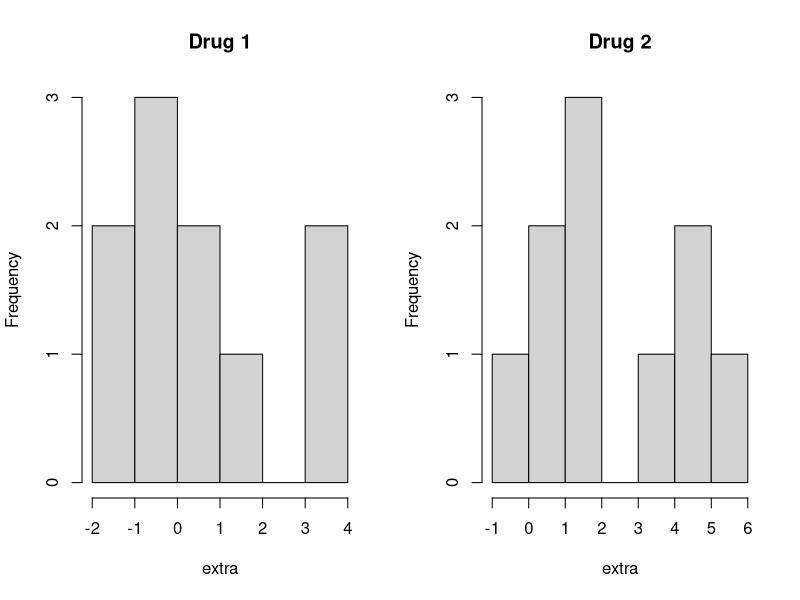
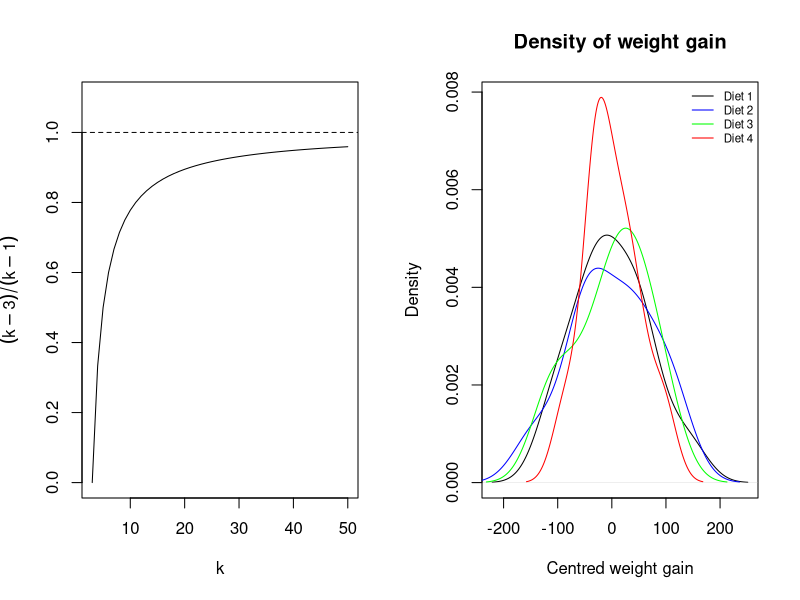

These charts were generated, in order, by the following R code:
## ---- chunk 1
par(mfrow=c(1, 2))
sleep.1 <- sleep[sleep$group == 1, "extra"]
sleep.2 <- sleep[sleep$group == 2, "extra"]
hist(sleep.1, xlab="extra", ylab="Frequency", main="Drug 1")
hist(sleep.2, xlab="extra", ylab="Frequency", main="Drug 2")
## ---- chunk 2
summary(sleep.1)
summary(sleep.2)
## ---- chunk 3
v1 <- var(sleep[sleep$group==1, "extra"])
v2 <- var(sleep[sleep$group==2, "extra"])
cat(paste("Variance of group 1:", v1, "\n"))
cat(paste("Variance of group 2:", v2, "\n"))
cat(paste("The ratio of variances is: ", v1/v2, "\n"))
## ---- chunk 4
k <- seq(from=3, to=50)
ratio <- (k - 3)/(k - 1)
plot(k, ratio, type="l", ylim=c(0, 1.1), 
     xlab="k", ylab=expression((k-3)/(k-1)))
abline(h=1, lty=2)
## ---- chunk 5
dfs <- tapply(sleep$extra, sleep$group, length)
# Multiplication by 2 is necessary for a 2-way test. We are checking for the
# ratio greater than 1 and less than 1.
t <- pf(v1/v2, df1 = dfs[1], df2=dfs[2]) * 2
cat(paste("The probability of getting the ratio", round(v1/v2, 4), "is", 
          round(t, 4), "\n"))
## ---- chunk 6
var.test(sleep.1, sleep.2)
## ---- chunk 7
group.means <- tapply(sleep$extra, sleep$group, mean)
X.bar <- group.means[1]
Y.bar <- group.means[2]

group.vars <- tapply(sleep$extra, sleep$group, var)
v1 <- group.vars[1]
v2 <- group.vars[2]

group.size <- tapply(sleep$extra, sleep$group, length)
df1 <- group.size[1] - 1
df2 <- group.size[2] - 1

vp <- (df1 * v1 + df2 * v2)/(df1 + df2)
np <- prod(group.size)/sum(group.size)

t.stat <- (X.bar - Y.bar)/sqrt(vp) * sqrt(np)
# We are testing if the means are different. Therefore, we need a 2-way test.
p.val <- pt(t.stat, df = df1 + df2) * 2
cat(paste("t-stat =", round(t.stat, 4), 
          "p =", round(p.val, 6), "df =", df1 + df2))
## ---- chunk 8
t.test(sleep.1, sleep.2, paired=FALSE, var.equal=TRUE)
## ---- chunk 9
drug.1 <- sleep[sleep$group == 1, ]
drug.2 <- sleep[sleep$group == 2, ]
combined <- merge(x=drug.1, y=drug.2, by=c("ID"))
combined$diff.extra <- combined$extra.x - combined$extra.y
mean.diff <- mean(combined$diff.extra)
cat(paste("Mean of differences in extra is", mean.diff))
## ---- chunk 10
s <- sd(combined$diff.extra)
df <- nrow(combined) - 1
t.stat <- (mean.diff - 0)/s * sqrt(nrow(combined))
# Note that we are not multiplying by 2 as we did before. The reason for this
# choice will be discussed later.
p.val <- dt(t.stat, df=df)
cat(paste("t-stat =", round(t.stat, 4), 
          "p =", round(p.val, 6), "df =", df))
## ---- chunk 11
t.test(sleep.1, sleep.2, paired=FALSE, var.equal=TRUE)
## ---- chunk 12
start.time <- tapply(ChickWeight$Time, ChickWeight$Chick, min)
start.time.df <- data.frame(Chick = names(start.time), start.time = start.time)

end.time <- tapply(ChickWeight$Time, ChickWeight$Chick, max)
end.time.df <- data.frame(Chick = names(end.time), end.time = end.time)

A <- merge(
  x = ChickWeight,
  y = start.time.df,
  by.x = c("Chick", "Time"),
  by.y = c("row.names", "start.time")
)
B <- merge(
  x = ChickWeight,
  y = end.time.df,
  by.x = c("Chick", "Time"),
  by.y = c("row.names", "end.time")
)
C <- merge(x = A[, c("Chick", "weight", "Diet")],
           y = B[, c("Chick", "weight", "Diet")],
           by = c("Chick", "Diet"))
C$weight.gain <- C$weight.y - C$weight.x
wgdata <- C[, c("Chick", "Diet", "weight.gain")]
head(wgdata)
## ---- chunk 13
tapply(wgdata$weight.gain, wgdata$Diet, mean)
tapply(wgdata$weight.gain, wgdata$Diet, var)
## ---- chunk 14
for (i in 1:3) {
  for (j in (i + 1):4) {
    X <- wgdata[wgdata$Diet == i, "weight.gain"]
    Y <- wgdata[wgdata$Diet == j, "weight.gain"]
    p <- round(var.test(X, Y)$p.value, 4)
    cat(paste("Diet", i, " and Diet", j, ": p-value =", p, "\n"))
  }
}
## ---- chunk 15
X <- wgdata[wgdata$Diet == 1, "weight.gain"]
Y <- wgdata[wgdata$Diet == 2, "weight.gain"]
t.test(x=X, y=Y, paired=FALSE, var.equal=TRUE)
## ---- chunk 16
t.test(x=X, y=Y, paired=FALSE, var.equal=FALSE)
## ---- chunk 17
cwg.1 = wgdata[wgdata$Diet == 1, "weight.gain"] - 
        mean(wgdata[wgdata$Diet == 1, "weight.gain"])
cwg.2 = wgdata[wgdata$Diet == 2, "weight.gain"] - 
        mean(wgdata[wgdata$Diet == 2, "weight.gain"])
cwg.3 = wgdata[wgdata$Diet == 3, "weight.gain"] - 
        mean(wgdata[wgdata$Diet == 3, "weight.gain"])
cwg.4 = wgdata[wgdata$Diet == 4, "weight.gain"] -
        mean(wgdata[wgdata$Diet == 4, "weight.gain"])

density.1 <- density(cwg.1)
density.2 <- density(cwg.2)
density.3 <- density(cwg.3)
density.4 <- density(cwg.4)

ymax <- max(density.1$y, density.2$y, density.3$y, density.4$y)
plot(
  density.1,
  ylim = c(0, ymax),
  col = "black",
  xlab = "Centred weight gain",
  main = "Density of weight gain"
)
lines(density.2, col = "blue")
lines(density.3, col = "green")
lines(density.4, col = "red")
legend(
  "topright",
  legend = c("Diet 1", "Diet 2", "Diet 3", "Diet 4"),
  col = c("black", "blue", "green", "red"),
  lty = rep(1, 4),
  cex = 0.7,
  bty = "n"
)

